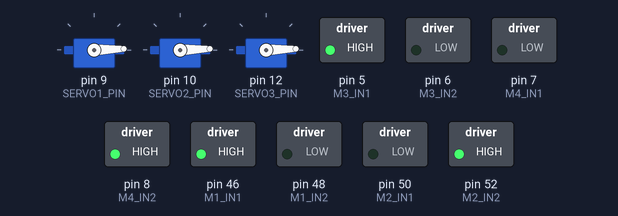
Bench run of a sketch on a simulated Arduino Mega 2560, built with avr-gcc and run on an emulated ATmega2560. On the bench: 3 × servo, switched loads named in the sketch (green lamp = pin HIGH).

Above: at 0.05 s.
At 0.6 s:
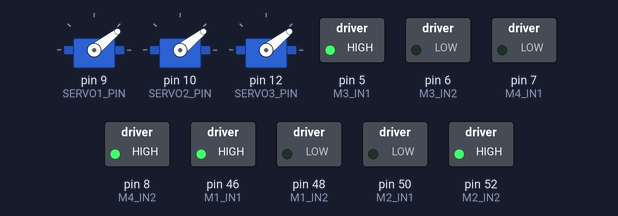
At 1.35 s:
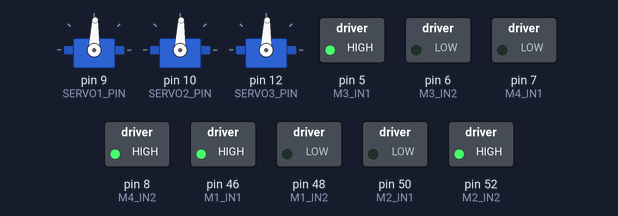
At 2.65 s:
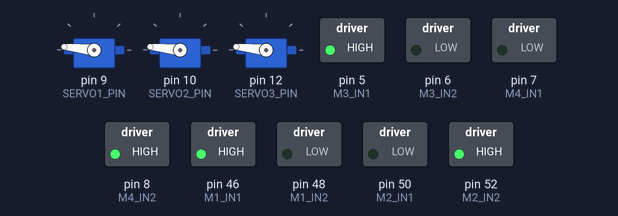
At 3.95 s:
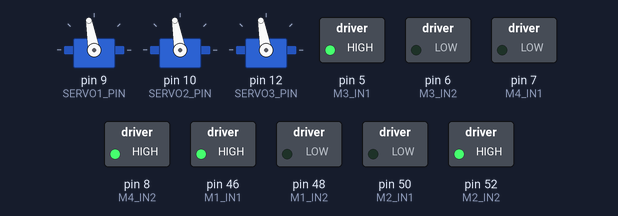
At 5.25 s:
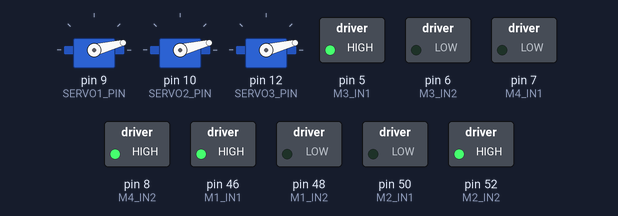
Timing chart, 0 to 6.2 s (numbered marks = the images above):
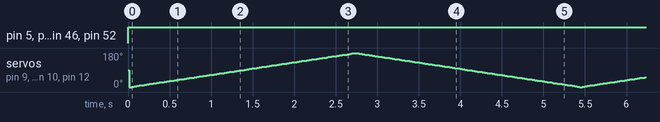

The sketch:

testcode.ino
```cpp
#include <Servo.h>

// ----- Motor Board 1 (L298N) -----
// Motor A (Board 1)
#define M1_IN1 46   // Direction control pin
#define M1_IN2 48
// Motor B (Board 1)
#define M2_IN1 50   // Direction control pin
#define M2_IN2 52

// ----- Motor Board 2 (L298N) -----
// Motor C (Board 2)
#define M3_IN1 5    // Direction control pin
#define M3_IN2 6
// Motor D (Board 2)
#define M4_IN1 7    // Direction control pin
#define M4_IN2 8

// ----- Servo control pins -----
// Servo 1 on digital pin 9
#define SERVO1_PIN 9
// Servo 2 on digital pin 10
#define SERVO2_PIN 10
// Servo 3 on digital pin 12 (corrected to match the comment)
#define SERVO3_PIN 12

Servo servo1;
Servo servo2;
Servo servo3;

int servoAngle = 0;       // Current angle for all servos
int servoIncrement = 1;   // Step size for servo movement
unsigned long previousMillis = 0;
const long servoInterval = 15;  // Update interval (ms)

void setup() {
    // Setup motor pins for Board 1
    pinMode(M1_IN1, OUTPUT);
    pinMode(M1_IN2, OUTPUT);
    pinMode(M2_IN1, OUTPUT);
    pinMode(M2_IN2, OUTPUT);

    // Setup motor pins for Board 2
    pinMode(M3_IN1, OUTPUT);
    pinMode(M3_IN2, OUTPUT);
    pinMode(M4_IN1, OUTPUT);
    pinMode(M4_IN2, OUTPUT);

    // Attach the three servos to their pins
    servo1.attach(SERVO1_PIN);
    servo2.attach(SERVO2_PIN);
    servo3.attach(SERVO3_PIN);

    Serial.begin(115200);
}

void loop() {
    // Continuously drive the motors
    runMotors();

    // Non-blocking update for servo positions
    unsigned long currentMillis = millis();
    if (currentMillis - previousMillis >= servoInterval) {
        previousMillis = currentMillis;
        servo1.write(servoAngle);
        servo2.write(servoAngle);
        servo3.write(servoAngle);

        // Adjust the servo angle and reverse direction at endpoints
        servoAngle += servoIncrement;
        if (servoAngle <= 0 || servoAngle >= 180) {
            servoIncrement = -servoIncrement;
        }
    }
}

// Function to continuously set motor directions for both boards
void runMotors() {
    // ----- Motor Board 1 -----
    // Motor A: forward (set M1_IN1 HIGH, M1_IN2 LOW)
    digitalWrite(M1_IN1, HIGH);
    digitalWrite(M1_IN2, LOW);
    // Motor B: backward (set M2_IN1 LOW, M2_IN2 HIGH)
    digitalWrite(M2_IN1, LOW);
    digitalWrite(M2_IN2, HIGH);

    // ----- Motor Board 2 -----
    // Motor C: forward (set M3_IN1 HIGH, M3_IN2 LOW)
    digitalWrite(M3_IN1, HIGH);
    digitalWrite(M3_IN2, LOW);
    // Motor D: backward (set M4_IN1 LOW, M4_IN2 HIGH)
    digitalWrite(M4_IN1, LOW);
    digitalWrite(M4_IN2, HIGH);
}
```

Measured:
- by itself, pin 5 (M3_IN1), pin 8 (M4_IN2), pin 46 (M1_IN1), pin 52 (M2_IN2): LOW → HIGH at 0.00 s
